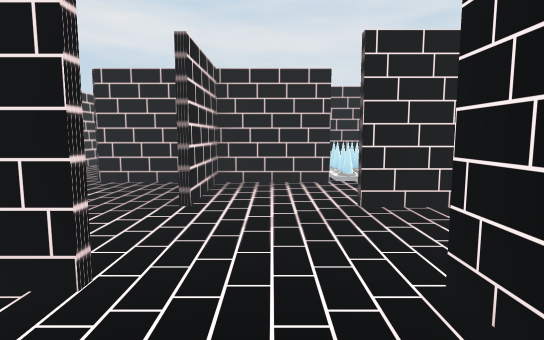
View 1 (above)

17 first-person views from a walk through a scene from a Unity 3-D project. The camera is 1.2 m above the floor, tilts 6° down and sees 80° across. The floor is counted in squares, 1 m on a side. Each view is taken from the middle of a square. On the plan, view 1 faces up. The plan holds only what a view shows up to about 14 squares ahead; the rest is blank. The place goes on beyond the plan. The player character is not drawn.

View 2
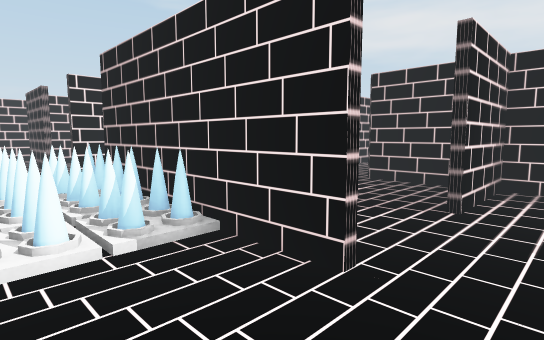

View 3
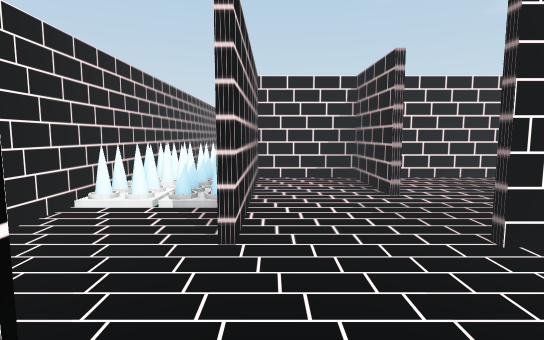

View 4
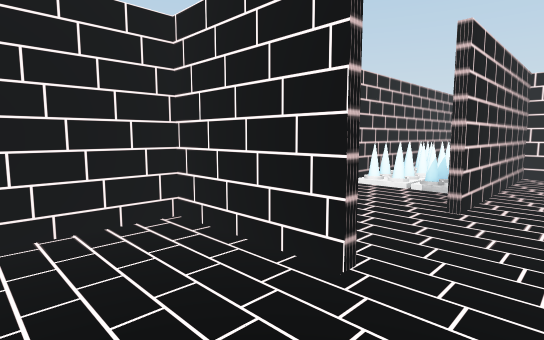

View 5
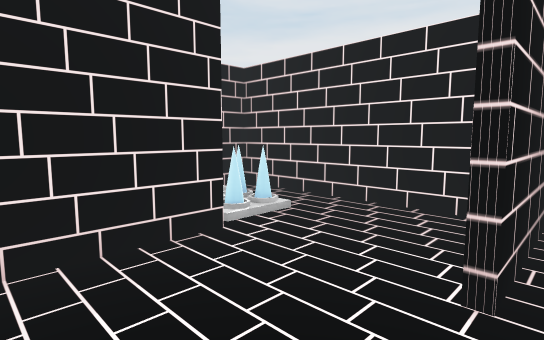

View 6
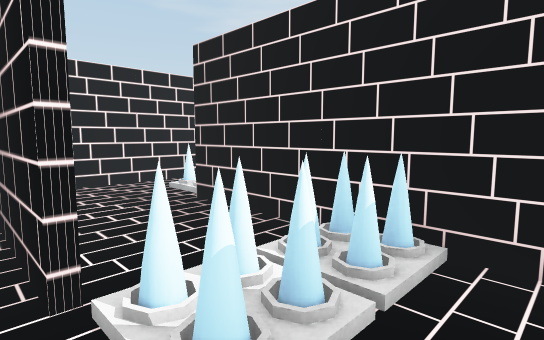

View 7
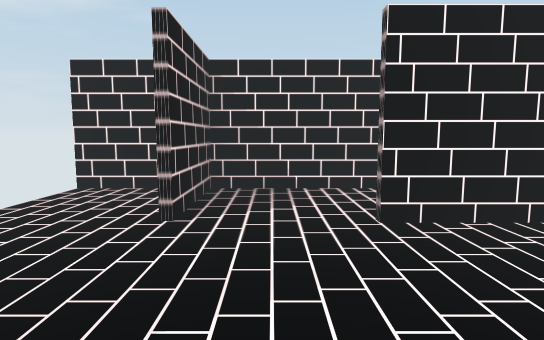

View 8
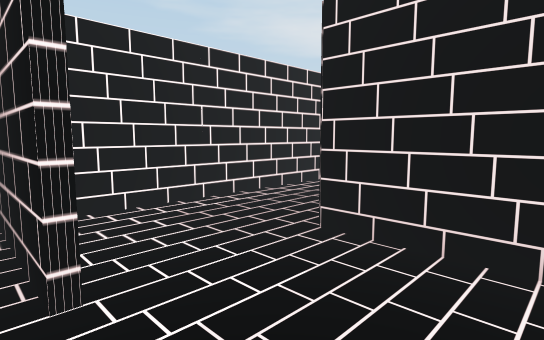

View 9
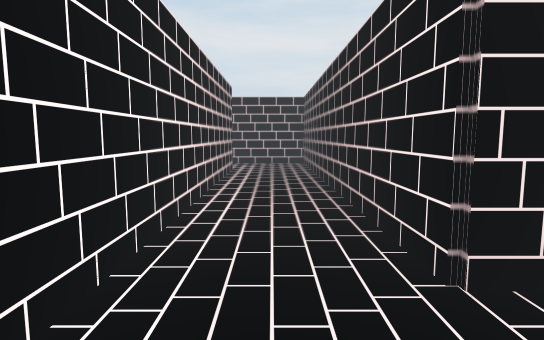

View 10
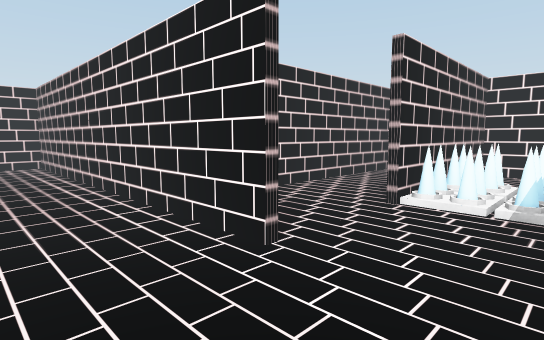

View 11
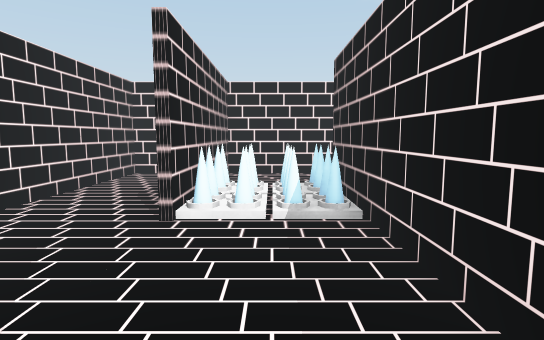

View 12
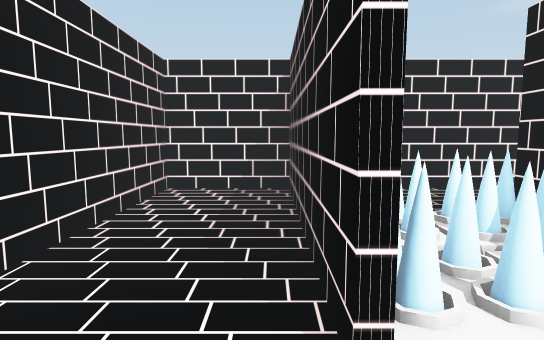

View 13
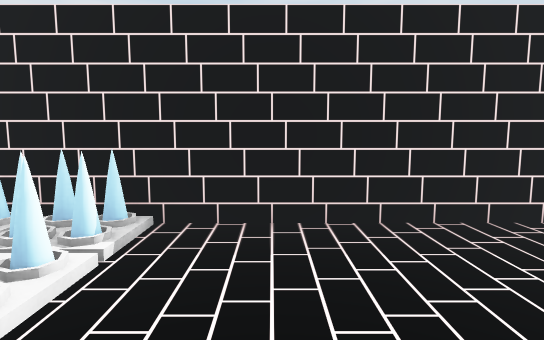

View 14
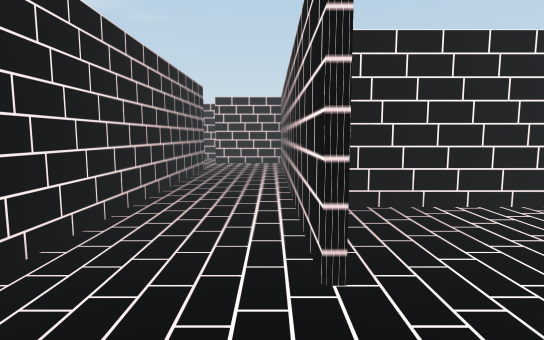

View 15
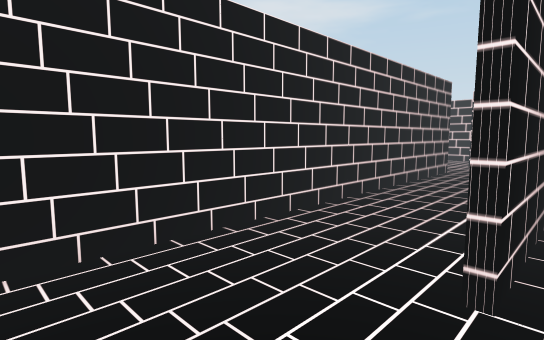

View 16
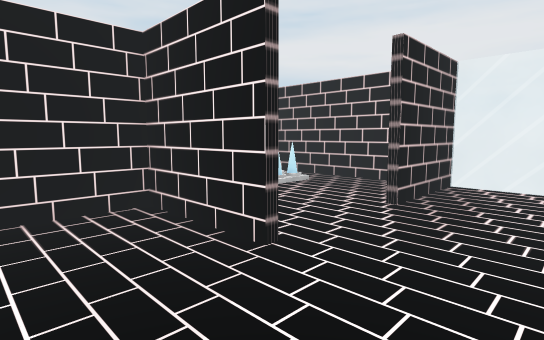

View 17
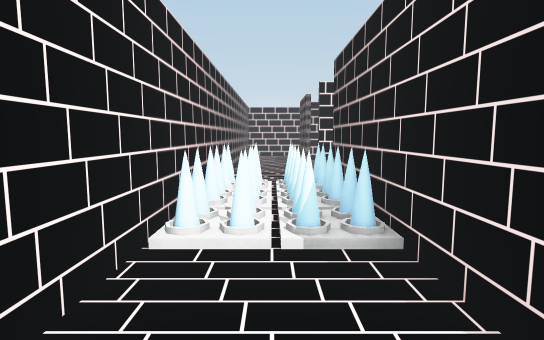

### Floor plan
Points are (right, up) in squares from view 1. A wall is a line through its corners. A room is listed if a view was taken in it or the views show most of it. See-through windows are left out.
Room 1 (views 1, 2, 17)
walls: (-1.4, 2.4) (-3.6, 2.4); (1.4, -0.5) (1.4, 2.5); (-3.5, -0.4) (1, -0.4)
ways out: opening at (-0.5, 2) to room 2
Room 2 (views 3, 4, 5, 6, 7, 8, 16)
walls: (1.6, 2.6) (1.6, -0.5); (1.6, 8.4) (-2.1, 8.4); (-1.4, 8.5) (-1.4, 5.5); (-4.4, 5.4) (-7.5, 5.4); (4.4, 6.2) (4.4, 11.4) (-1.5, 11.4); (4.6, 5.4) (1.5, 5.4); (1, -0.4) (4.5, -0.4); (-7.4, 5.1) (-7.4, 2.6) (-1.5, 2.6)
ways out: opening at (-0.5, 2) to room 1; opening at (-3.5, 6) to room 3; opening at (-2.5, 11.5)
objects: other object (2, 9) to (3, 9); other object (2, 10)
Room 3 (views 9, 10, 11, 12, 13, 14, 15)
walls: (-7.6, 14.9) (-7.6, 17.5); (-7.4, 17.6) (-7.4, 5.1); (-10.5, 17.4) (-16.2, 17.4); (-5.2, 20.4) (-10.6, 20.4); (-2.1, 8.4) (-4.6, 8.4) (-4.6, 19.9); (-7.5, 5.6) (-6.2, 5.6); (-1.6, 5.4) (-1.6, 8.5); (-16.4, 18) (-16.4, 14.6) (-8.2, 14.6)
ways out: opening at (-3.5, 6) to room 2

Where each view was taken, in squares from view 1:
view 1: 0 up, 0 right, facing up
view 2: 0 up, 0 right, facing up-left
view 3: 3 up, 2 right, facing left
view 4: 4 up, 4 right, facing down-left
view 5: 5 up, 1 left, facing up-right
view 6: 8 up, 4 right, facing up-left
view 7: 7 up, 0 right, facing down
view 8: 5 up, 2 left, facing up-left
view 9: 6 up, 6 left, facing up
view 10: 20 up, 5 left, facing down-left
view 11: 19 up, 6 left, facing left
view 12: 17 up, 9 left, facing left
view 13: 16 up, 9 left, facing up
view 14: 20 up, 7 left, facing down
view 15: 20 up, 8 left, facing down-right
view 16: 3 up, 4 left, facing up-right
view 17: 1 up, 0 right, facing left
